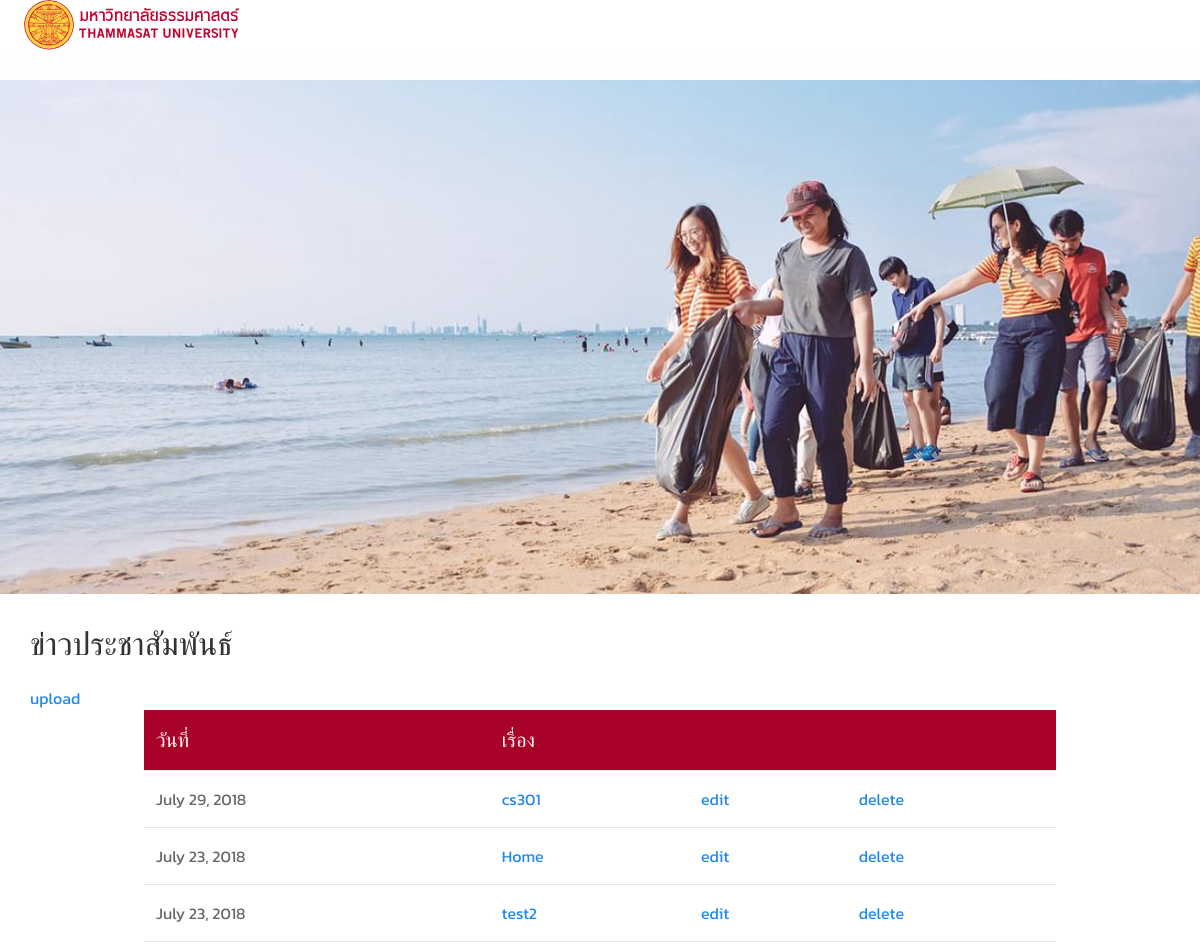
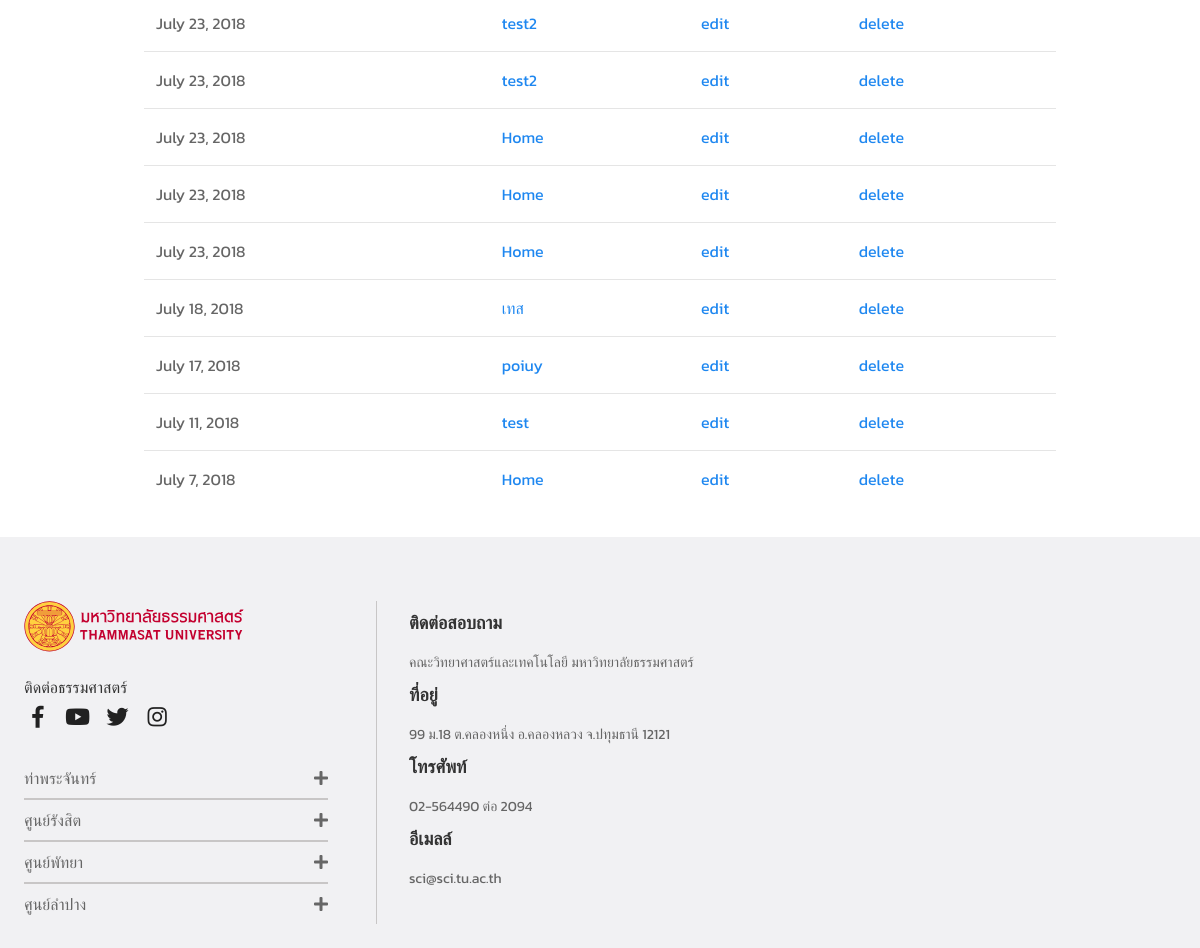
The app's page / (signed in) with its own data (2 pictures, top to bottom).
### app/models.py (models this page shows)
class NewsPublic(models.Model):
    title = models.CharField(max_length=500)
    date=models.DateField()
    content = RichTextField(max_length=5000, null=True,blank=True)
    url=models.CharField(max_length=500,blank=True,null=True)
    file = models.FileField(blank=True)
    image = models.ImageField(blank=True,null=True)

### app/views.py (the view)
# urls.py: path('' , views.news_public , name="newpublic"),
def news_public(request):
    all_public = NewsPublic.objects.all().order_by('-date')
    return render(request, 'news.html',{'all_public':all_public})

### app/templates/news.html
{% extends 'base.html' %}
{% load staticfiles %}
{% block content%}
{% load widget_tweaks %}
<h2>ข่าวประชาสัมพันธ์</h2>
{% if request.user.is_authenticated %}
<a href="{% url 'upload' %}" >upload</a>
{% endif %}
<div class="detaillcontent">
    <table class="uk-table uk-table-hover uk-table-divider">
        <thead>
            <tr>
                <th><h4 class="uk-margin-remove-bottom" style="color:#fff">วันที่</h4></th>
                <th><h4 class="uk-margin-remove-bottom" style="color:#fff">เรื่อง</h4></th>
                <th></th>
                <th></th>
            </tr>
        </thead>
        <tbody>
            {% for f in all_public %}
            <tr>
                <td>{{ f.date }}</td>
                <td><a href="/news/{{f.id}}">{{ f.title }}</a></td>
                {% if request.user.is_authenticated %}
                <td><a href="/edit/{{f.id}}">edit</a></td>
                <td><a href="/delete/{{f.id}}">delete</a></td>
                {% endif %}
            </tr>
            {% endfor %}
        </tbody>
    </table>
</div>
{% endblock %}

### app/static/css/custom.css (style rules this page uses)
*:not(i) { font-family: 'Kanit', 'sans-serif' !important; }
.detaillcontent { width: 80%; margin: 0 auto; }
.uk-table th { color: #FFFFFF; background-color: #a80228; }

### records on screen
NewsPublic: date "July 29, 2018", title "cs301"
NewsPublic: date "July 23, 2018", title "Home"
NewsPublic: date "July 23, 2018", title "test2"
NewsPublic: date "July 23, 2018", title "test2"
NewsPublic: date "July 23, 2018", title "test2"
NewsPublic: date "July 23, 2018", title "Home"
NewsPublic: date "July 23, 2018", title "Home"
NewsPublic: date "July 23, 2018", title "Home"
NewsPublic: date "July 18, 2018", title "เทส"
NewsPublic: date "July 17, 2018", title "poiuy"
NewsPublic: date "July 11, 2018", title "test"
NewsPublic: date "July 7, 2018", title "Home"
